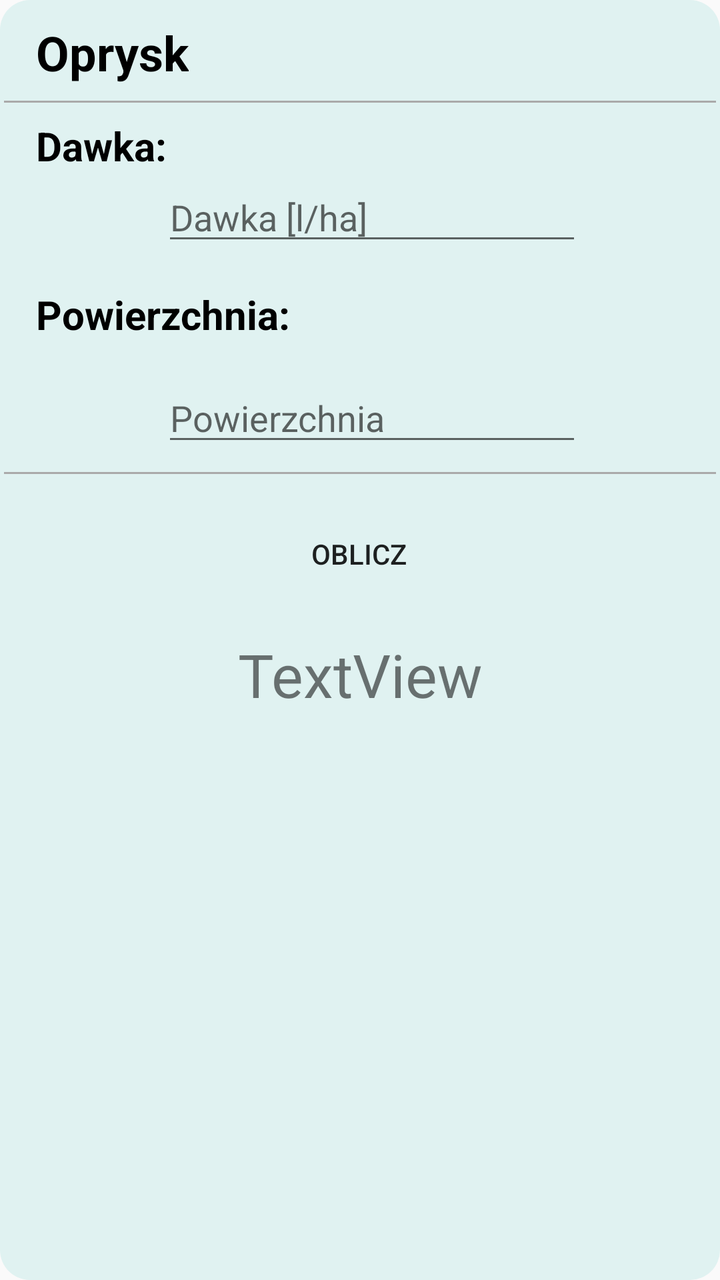
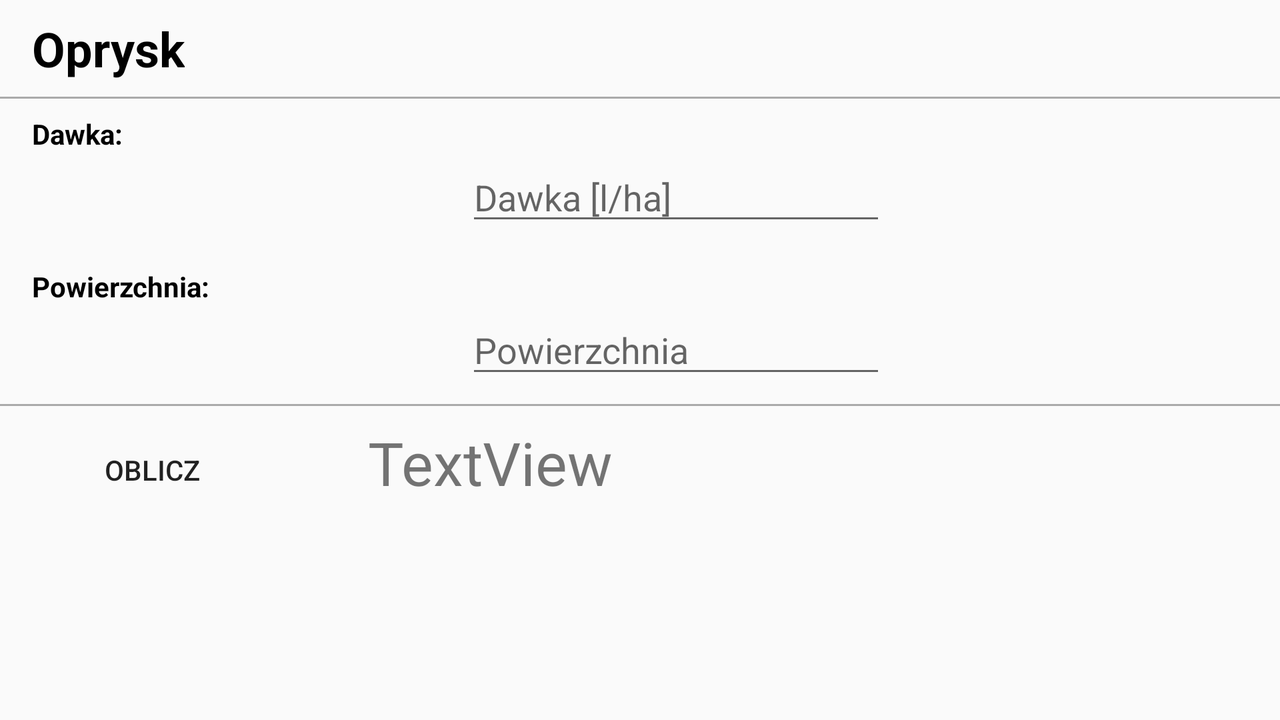

The same Android screen from two of the app's own layout files: first res/layout/ as a phone draws it, then the repository's variant for another configuration, drawn on a device whose configuration selects that folder. Both files follow.
<!-- AndroidManifest.xml: application theme AppTheme -->
<!-- res/layout/fragment_spraying.xml -->
<?xml version="1.0" encoding="utf-8"?>
<androidx.constraintlayout.widget.ConstraintLayout xmlns:android="http://schemas.android.com/apk/res/android"
    xmlns:app="http://schemas.android.com/apk/res-auto"
    xmlns:tools="http://schemas.android.com/tools"
    android:layout_width="match_parent"
    android:layout_height="match_parent"
    tools:context=".ui.optimization.SprayingFragment"
    android:background="@drawable/rounded_shape">














    <TextView
        android:id="@+id/textView4"
        android:layout_width="wrap_content"
        android:layout_height="wrap_content"
        android:layout_marginStart="16dp"
        android:layout_marginTop="8dp"
        android:text="Oprysk"
        android:textColor="#000"
        android:textSize="24sp"
        android:textStyle="bold"
        app:layout_constraintStart_toStartOf="parent"
        app:layout_constraintTop_toTopOf="parent" />

    <TextView
        android:id="@+id/textView20"
        android:layout_width="wrap_content"
        android:layout_height="wrap_content"
        android:layout_marginTop="8dp"
        android:text="Dawka:"
        android:textColor="@android:color/black"
        android:textSize="20sp"
        android:textStyle="bold"
        app:layout_constraintStart_toStartOf="@+id/textView4"
        app:layout_constraintTop_toBottomOf="@+id/view1" />

    <EditText
        android:id="@+id/editTextTextDose"
        android:layout_width="wrap_content"
        android:layout_height="wrap_content"
        android:ems="10"
        android:hint="Dawka [l/ha]"
        android:inputType="numberDecimal"
        app:layout_constraintEnd_toEndOf="parent"
        app:layout_constraintHorizontal_bias="0.542"
        app:layout_constraintStart_toStartOf="parent"
        app:layout_constraintTop_toBottomOf="@+id/textView20" />

    <View
        android:id="@+id/view"
        android:layout_width="match_parent"
        android:layout_height="1dp"
        android:layout_marginTop="8dp"
        android:background="@android:color/darker_gray"
        app:layout_constraintTop_toBottomOf="@+id/editTextTextArea"
        tools:layout_editor_absoluteX="16dp" />

    <TextView
        android:id="@+id/textView21"
        android:layout_width="wrap_content"
        android:layout_height="wrap_content"
        android:layout_marginTop="16dp"
        android:text="Powierzchnia:"
        android:textColor="@android:color/black"
        android:textSize="20sp"
        android:textStyle="bold"
        app:layout_constraintStart_toStartOf="@+id/textView20"
        app:layout_constraintTop_toBottomOf="@+id/editTextTextDose" />

    <EditText
        android:id="@+id/editTextTextArea"
        android:layout_width="wrap_content"
        android:layout_height="wrap_content"
        android:layout_marginTop="16dp"
        android:ems="10"
        android:hint="Powierzchnia"
        android:inputType="numberDecimal"
        app:layout_constraintStart_toStartOf="@+id/editTextTextDose"
        app:layout_constraintTop_toBottomOf="@+id/textView21" />

    <View
        android:id="@+id/view1"
        android:layout_width="match_parent"
        android:layout_height="1dp"
        android:layout_marginTop="8dp"
        android:background="@android:color/darker_gray"
        app:layout_constraintTop_toBottomOf="@+id/textView4"
        tools:layout_editor_absoluteX="0dp" />


    <Button
        android:id="@+id/buttonResult"
        android:layout_width="wrap_content"
        android:layout_height="wrap_content"
        android:layout_marginTop="16dp"
        android:background="@drawable/upgrade_button"
        android:text="Oblicz"
        app:layout_constraintEnd_toEndOf="parent"
        app:layout_constraintHorizontal_bias="0.498"
        app:layout_constraintStart_toStartOf="parent"
        app:layout_constraintTop_toBottomOf="@+id/view" />

    <TextView
        android:id="@+id/textViewResult"
        android:layout_width="wrap_content"
        android:layout_height="wrap_content"
        android:layout_marginTop="16dp"
        android:layout_marginBottom="16dp"
        android:textSize="30sp"
        app:layout_constraintBottom_toBottomOf="parent"
        app:layout_constraintEnd_toEndOf="parent"
        app:layout_constraintStart_toStartOf="parent"
        app:layout_constraintTop_toBottomOf="@+id/buttonResult"
        app:layout_constraintVertical_bias="0.0"
        tools:text="TextView" />


</androidx.constraintlayout.widget.ConstraintLayout>
<!-- resources referenced by this layout -->
<resources>
  <!-- drawable rounded_shape (drawable) -->
  <?xml version="1.0" encoding="UTF-8"?>
  <shape xmlns:android="http://schemas.android.com/apk/res/android">
  <solid android:color="@color/background"/>
  
  
  
  
  <padding android:left="2dp"
      android:top="2dp"
      android:right="2dp"
      android:bottom="2dp"/>
  
  <corners android:bottomRightRadius="15dp"
      android:bottomLeftRadius="15dp"
      android:topLeftRadius="15dp"
      android:topRightRadius="15dp"/>
  </shape>
  <style name="AppTheme" parent="Theme.AppCompat.Light.DarkActionBar">
          
  
  
  
          <item name="colorPrimary">@color/colorPrimaryDark</item>
          <item name="colorPrimaryDark">@color/colorPrimaryDark</item>
          <item name="colorAccent">@color/colorAccent</item>
      </style>
  <color name="background">#E0F2F1</color>
  <color name="colorPrimaryDark">#3700B3</color>
  <color name="colorAccent">#03DAC5</color>
</resources>
<!-- res/layout-land/fragment_spraying.xml (the repository's variant of the layout above) -->
<!-- drawn on the phone turned sideways -->
<?xml version="1.0" encoding="utf-8"?>
<androidx.constraintlayout.widget.ConstraintLayout xmlns:android="http://schemas.android.com/apk/res/android"
    xmlns:app="http://schemas.android.com/apk/res-auto"
    xmlns:tools="http://schemas.android.com/tools"
    android:layout_width="match_parent"
    android:layout_height="match_parent"
    tools:context=".SprayingFragment">

    
    
    
    
    
    
    
    
    
    
    


    <TextView
        android:id="@+id/textView4"
        android:layout_width="wrap_content"
        android:layout_height="wrap_content"
        android:layout_marginStart="16dp"
        android:layout_marginTop="8dp"
        android:text="Oprysk"
        android:textColor="#000"
        android:textSize="24sp"
        android:textStyle="bold"
        app:layout_constraintStart_toStartOf="parent"
        app:layout_constraintTop_toTopOf="parent" />

    <TextView
        android:id="@+id/textView20"
        android:layout_width="wrap_content"
        android:layout_height="wrap_content"
        android:layout_marginTop="8dp"
        android:text="Dawka:"
        android:textColor="@android:color/black"
        android:textSize="14sp"
        android:textStyle="bold"
        app:layout_constraintStart_toStartOf="@+id/textView4"
        app:layout_constraintTop_toBottomOf="@+id/view1" />

    <EditText
        android:id="@+id/editTextTextDose"
        android:layout_width="wrap_content"
        android:layout_height="wrap_content"
        android:ems="10"
        android:hint="Dawka [l/ha]"
        android:inputType="numberDecimal"
        app:layout_constraintEnd_toEndOf="parent"
        app:layout_constraintHorizontal_bias="0.542"
        app:layout_constraintStart_toStartOf="parent"
        app:layout_constraintTop_toBottomOf="@+id/textView20" />

    <View
        android:id="@+id/view"
        android:layout_width="match_parent"
        android:layout_height="1dp"
        android:layout_marginTop="8dp"
        android:background="@android:color/darker_gray"
        app:layout_constraintTop_toBottomOf="@+id/editTextTextArea"
        tools:layout_editor_absoluteX="16dp" />

    <TextView
        android:id="@+id/textView21"
        android:layout_width="wrap_content"
        android:layout_height="wrap_content"
        android:layout_marginTop="16dp"
        android:text="Powierzchnia:"
        android:textColor="@android:color/black"
        android:textSize="14sp"
        android:textStyle="bold"
        app:layout_constraintStart_toStartOf="@+id/textView20"
        app:layout_constraintTop_toBottomOf="@+id/editTextTextDose" />

    <EditText
        android:id="@+id/editTextTextArea"
        android:layout_width="wrap_content"
        android:layout_height="wrap_content"
        android:ems="10"
        android:hint="Powierzchnia"
        android:inputType="numberDecimal"
        app:layout_constraintStart_toStartOf="@+id/editTextTextDose"
        app:layout_constraintTop_toBottomOf="@+id/textView21" />

    <View
        android:id="@+id/view1"
        android:layout_width="match_parent"
        android:layout_height="1dp"
        android:layout_marginTop="8dp"
        android:background="@android:color/darker_gray"
        app:layout_constraintTop_toBottomOf="@+id/textView4"
        tools:layout_editor_absoluteX="0dp" />


    <Button
        android:id="@+id/buttonResult"
        android:layout_width="wrap_content"
        android:layout_height="wrap_content"
        android:layout_marginStart="32dp"
        android:layout_marginTop="8dp"
        android:layout_marginBottom="8dp"
        android:background="@drawable/upgrade_button"
        android:text="Oblicz"
        app:layout_constraintBottom_toBottomOf="parent"
        app:layout_constraintStart_toStartOf="parent"
        app:layout_constraintTop_toBottomOf="@+id/view"
        app:layout_constraintVertical_bias="0.0" />

    <TextView
        android:id="@+id/textViewResult"
        android:layout_width="wrap_content"
        android:layout_height="wrap_content"
        android:layout_marginStart="64dp"
        android:textSize="30sp"
        app:layout_constraintStart_toEndOf="@+id/buttonResult"
        app:layout_constraintTop_toTopOf="@+id/buttonResult"
        tools:text="TextView" />


</androidx.constraintlayout.widget.ConstraintLayout>
<!-- resources referenced by the variant -->
<!-- as the phone turned sideways resolves them -->
<resources>
  <style name="AppTheme" parent="Theme.AppCompat.Light.DarkActionBar">
          
  
  
  
          <item name="colorPrimary">@color/colorPrimaryDark</item>
          <item name="colorPrimaryDark">@color/colorPrimaryDark</item>
          <item name="colorAccent">@color/colorAccent</item>
      </style>
  <color name="colorPrimaryDark">#3700B3</color>
  <color name="colorAccent">#03DAC5</color>
</resources>
